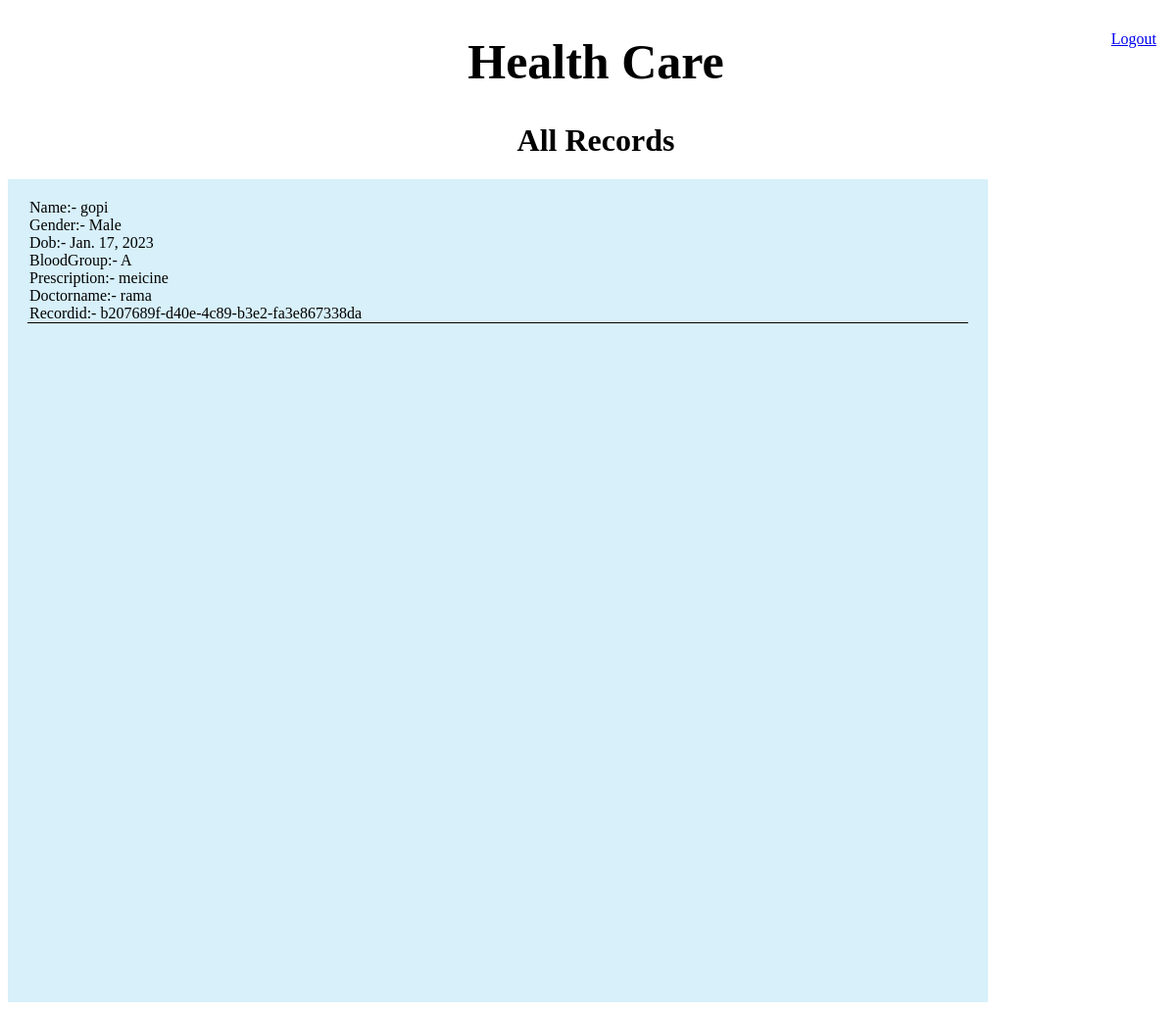
The app's page /userreports (signed in) with its own data.
### Management/models.py (models this page shows)
class Record(models.Model):
    patientname=models.ForeignKey(User,on_delete=models.CASCADE)
    gender=models.CharField(max_length=10)
    dob = models.DateField(max_length=8,null=True,blank=True)
    bloodgroup = models.CharField(max_length=14, blank=True, null=True)
    prescription=models.TextField()
    Doctorname=models.CharField(max_length=40)
    Record_id=models.UUIDField(max_length=8,default=uuid.uuid4)

class User(AbstractUser):
    email=models.EmailField(unique=True,null=True)
    bio=models.TextField(null=True,blank=True)
    gender=models.CharField(max_length=20,null=True)
    is_staff = models.BooleanField(default=False)
    is_paitent = models.BooleanField(default=False)
    Mobile=models.CharField(max_length=10,null=True,blank=True)
    dob = models.DateField(max_length=8,null=True,blank=True)
    bloodgroup = models.CharField(max_length=14, blank=True, null=True)
    address=models.TextField(blank=True, null=True)
    REQUIRED_FIELDS = []
    def __str__(self):
        return self.username

### Management/views.py (the view)
# urls.py: path("userreports",views.userreports,name="userreports")
def userreports(request):
    user=User.objects.get(username=request.user)
    print(request.user)
    records=Record.objects.filter(patientname=user)
    print(records)
    context={"reports":records}
    return render(request,"f2.html",context)

### templates/f2.html (shortened to what this page needs)
{% extends 'base.html' %}
{% block content %}
   <center> <h1> All Records</h1></center>
   <div id="all-reports">
        {% for i in reports %}
        <div id="ireport">
            <span>Name:- {{i.patientname}}</span><br>
            <span>Gender:- {{i.gender}}</span><br>
            <span>Dob:- {{i.dob}}</span><br>
            <span>BloodGroup:- {{i.bloodgroup}}</span><br>
            <span>Prescription:- {{i.prescription}}</span><br>
            <span>Doctorname:- {{i.Doctorname}}</span><br>
            <span>Recordid:- {{i.Record_id}}</span><br>
        </div>
        {% endfor %}
    </div>
{% endblock content%}

### templates/base.html (style rules this page uses)
body { width: 100%; height: 100%; background-image: url("https://i.pinimg.com/originals/21/54/cd/2154cd17b398cf202ab361615fe313af.jpg"); overflow: scroll; background-repeat:repeat-y; background-size: cover; }

### templates/f2.html (style rules this page uses)
#all-reports { width: 80%; height: 100vh; background-color: rgb(215, 240, 250); padding: 20px; }
#ireport { border-bottom: 1px black solid; }
span { margin: 2px; }

### records on screen
Record: patientname "gopi", gender "Male", dob "Jan. 17, 2023", bloodgroup "A", prescription "meicine", Doctorname "rama", Record_id "b207689f-d40e-4c89-b3e2-fa3e867338da"
